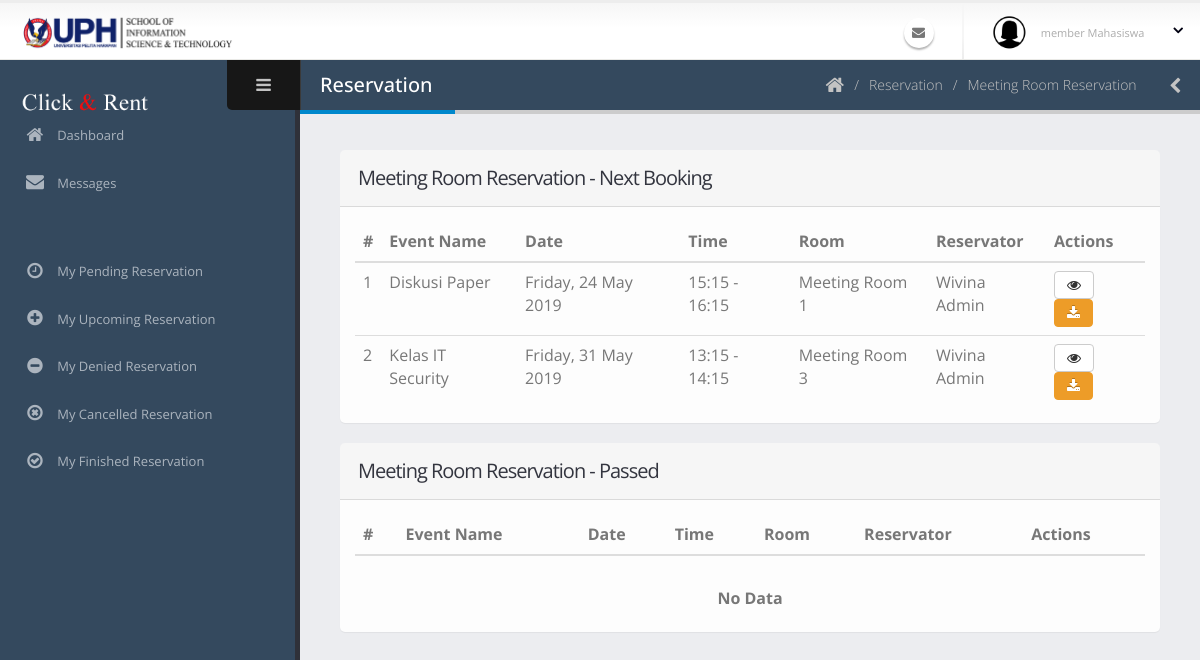
Page /admin/peminjamanAdminMeeting.php on the earlier database version.
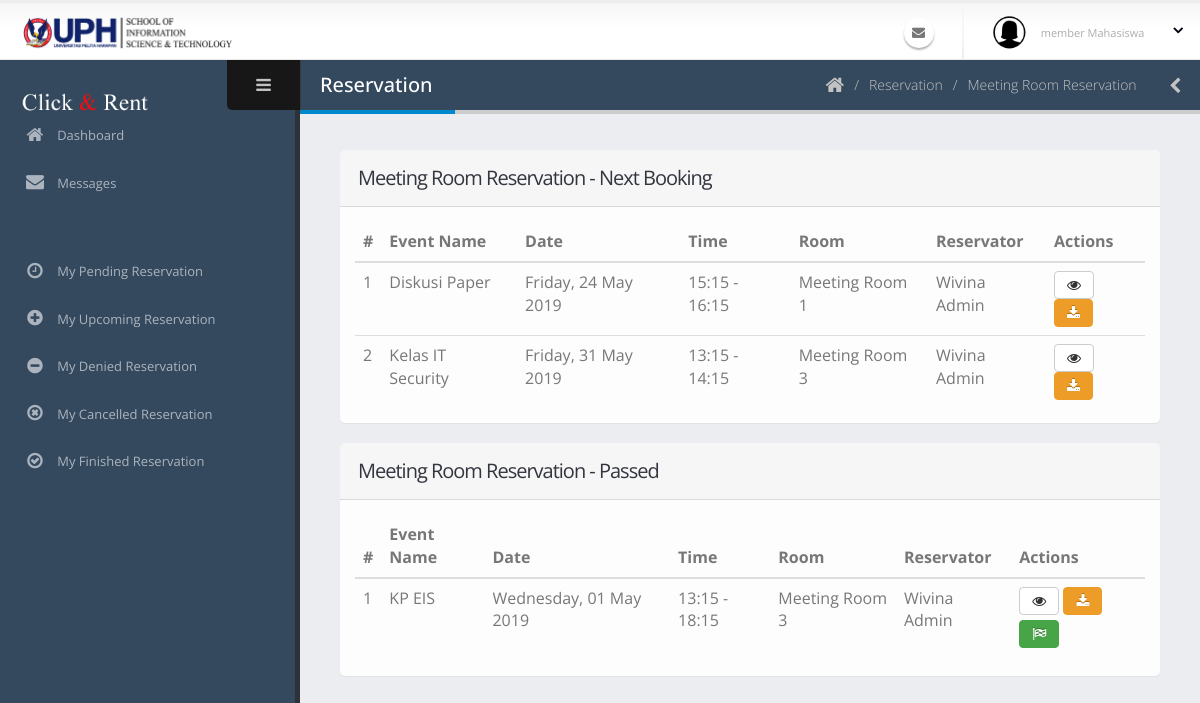
Same page on the later database version.
### tables this page shows
CREATE TABLE `peminjaman` (
  `id_peminjaman` varchar(40) NOT NULL COMMENT 'PJ-0',
  `tanggal_peminjaman` date NOT NULL,
  `id_ruangan` varchar(40) NOT NULL,
  `waktu_mulai` time NOT NULL,
  `waktu_selesai` time NOT NULL,
  `id_pengguna` varchar(40) NOT NULL,
  `acara` varchar(70) NOT NULL,
  `jumlah_peserta` int(11) NOT NULL,
  `id_kategoriAcara` int(11) NOT NULL,
  `deskripsi_acara` text NOT NULL,
  `status_peminjaman` int(11) NOT NULL COMMENT '0:TUNGGU APPROVE, 1:APPROVED, 3:SELESAI, 4:TIDAK APPROVE 5:DIBATALKAN 6:TIMEOUT',
  `user_add` varchar(40) NOT NULL,
  `waktu_add` datetime NOT NULL,
  `user_edit` varchar(40) NOT NULL,
  `waktu_edit` datetime NOT NULL,
  `user_delete` varchar(40) NOT NULL,
  `waktu_delete` datetime NOT NULL,
  `status_delete` int(11) NOT NULL
);

CREATE TABLE `ruangan` (
  `id_ruangan` varchar(40) NOT NULL COMMENT 'R-0',
  `nama_ruangan` varchar(60) NOT NULL,
  `jenis_ruangan` int(11) NOT NULL COMMENT '1:LABORATORY, 2: MEETING ROOM',
  `gedung_lantai` varchar(20) NOT NULL,
  `kapasitas` int(11) NOT NULL,
  `deskripsi` text NOT NULL,
  `user_add` varchar(40) NOT NULL,
  `waktu_add` datetime NOT NULL,
  `user_edit` varchar(40) NOT NULL,
  `waktu_edit` datetime NOT NULL,
  `user_delete` varchar(40) NOT NULL,
  `waktu_delete` datetime NOT NULL,
  `status_delete` int(11) NOT NULL
);

CREATE TABLE `pengguna` (
  `id_pengguna` varchar(40) NOT NULL COMMENT 'USER-0',
  `email` varchar(50) NOT NULL,
  `kata_sandi` text NOT NULL,
  `nama_lengkap` varchar(60) NOT NULL,
  `jenis_kelamin` char(1) NOT NULL,
  `tanggal_lahir` date NOT NULL,
  `alamat` text NOT NULL,
  `no_hp` varchar(20) NOT NULL,
  `tanggal_masuk` date NOT NULL,
  `status_pengguna` int(11) NOT NULL COMMENT '1: SUPER ADMIN, 2: ADMIN, 3: MEMBER DOSEN, 4:MEMBER MAHASISWA',
  `status_daftar` int(11) NOT NULL COMMENT '0 =TIDAK AKTIF, 1=MENUNGGU APPROVE, 2=AKTIF, 3=DITOLAK',
  `user_add` varchar(40) NOT NULL,
  `waktu_add` datetime NOT NULL,
  `user_edit` varchar(40) NOT NULL,
  `waktu_edit` datetime NOT NULL,
  `user_delete` varchar(40) NOT NULL,
  `waktu_delete` datetime NOT NULL,
  `status_delete` int(11) NOT NULL
);

### admin/peminjamanAdminMeeting.php (the view, shortened to what the changed rows need)
<?php include('../koneksi.php'); ?>
<?php include('req/head.php');?>
<?php include('req/header.php');?>
<?php include('req/leftbar.php');?>
	<section role="main" class="content-body">
		<header class="page-header">
			<h2>Reservation</h2>
		</header>
<section class="panel">
    <header class="panel-heading">
        <h2 class="panel-title">Meeting Room Reservation - Next Booking</h2>
    </header>
    <div class="panel-body">
        <div class="table-responsive">
            <table class="table table-hover mb-none">
                <thead>
                    <tr>
                        <th>#</th>
                        <th>Event Name</th>
                        <th>Date</th>
                        <th>Time</th>
                        <th>Room</th>
                        <th>Reservator</th>
                        <th>Actions</th>
                    </tr>
                </thead>
                <tbody>
                <?php
                        $query = mysqli_query($koneksi, "SELECT * FROM peminjaman join ruangan join pengguna join kategori_acara on kategori_acara.id_kategoriAcara = peminjaman.id_kategoriAcara AND ruangan.id_ruangan = peminjaman.id_ruangan AND pengguna.id_pengguna = peminjaman.id_pengguna WHERE ruangan.jenis_ruangan='2' AND peminjaman.tanggal_peminjaman>=curdate() AND status_peminjaman='1' AND id_peminjaman not in (select id_peminjaman from peminjaman where tanggal_peminjaman=curdate() and waktu_selesai<= curtime()) order by tanggal_peminjaman asc");
                        $no=0;
if(mysqli_num_rows($query)==0){
    ?>
    <td colspan="7" style="text-align:center"><br><b>No Data</b></td>
<?php
}else{
                        while($data=mysqli_fetch_array($query)){
                            $no++;
                            $time = $data['tanggal_peminjaman'];
                            $times = date("l, d F Y",strtotime($time));
                            $mulai = date("H:i",strtotime($data['waktu_mulai']));
                            $selesai = date("H:i",strtotime($data['waktu_selesai']));
                        ?>
                    <tr>
                        <td><?php echo $no ?></td>
                        <td><?php echo $data['acara'] ?></td>
                        <td><?php echo $times ?></td>
                        <td><?php echo $mulai . " - " . $selesai ?></td>
                        <td><?php echo $data['nama_ruangan'] ?></td>
                        <td><?php echo $data['nama_lengkap'] ?></td>
                        <td class=" actions-fade">
                        <a class="modal-with-form btn btn-default" data-toggle="tooltip" data-placement="top" title="Detail" href="#detailpinjamnya<?php echo $data['id_peminjaman'];?>"><i class="fa fa-eye"></i>
                        </a>
                            <a class="btn btn-warning" data-toggle="tooltip" data-placement="top" title="PDF" href="cetakPeminjamanAkanDatang.php?idpinjam=<?php echo $data['id_peminjaman'] ?>" target="_blank" ><i class='fa fa-download' ></i>
                            </a>
                        </td>
                    </tr>
                    <?php }} ?>
                </tbody>
            </table>
        </div>
    </div>
</section>
<section class="panel">
    <header class="panel-heading">
        <h2 class="panel-title">Meeting Room Reservation - Passed</h2>
    </header>
    <div class="panel-body">
        <div class="table-responsive">
            <table class="table table-hover mb-none">
                <thead>
                    <tr>
                        <th>#</th>
                        <th>Event Name</th>
                        <th>Date</th>
                        <th>Time</th>
                        <th>Room</th>
                        <th>Reservator</th>
                        <th>Actions</th>
                    </tr>
                </thead>
                <tbody>
                <?php
                        $query = mysqli_query($koneksi, "SELECT * FROM peminjaman join ruangan join pengguna join kategori_acara on kategori_acara.id_kategoriAcara = peminjaman.id_kategoriAcara AND ruangan.id_ruangan = peminjaman.id_ruangan AND pengguna.id_pengguna = peminjaman.id_pengguna WHERE ruangan.jenis_ruangan='2' AND status_peminjaman='1' AND id_peminjaman not in (select id_peminjaman from peminjaman where tanggal_peminjaman>=curdate()) or id_peminjaman in (select id_peminjaman from peminjaman where waktu_selesai<=curtime() and tanggal_peminjaman=curdate()) and status_peminjaman='1'  order by tanggal_peminjaman desc");
                        $no=0;
if(mysqli_num_rows($query)==0){
    ?>
    <td colspan="7" style="text-align:center"><br><b>No Data</b></td>
<?php
}else{
                        while($data=mysqli_fetch_array($query)){
                            $no++;
                            $time = $data['tanggal_peminjaman'];
                            $times = date("l, d F Y",strtotime($time));
                            $mulai = date("H:i",strtotime($data['waktu_mulai']));
                            $selesai = date("H:i",strtotime($data['waktu_selesai']));
                        ?>
                    <tr>
                        <td><?php echo $no ?></td>
                        <td><?php echo $data['acara'] ?></td>
                        <td><?php echo $times ?></td>
                        <td><?php echo $mulai . " - " . $selesai ?></td>
                        <td><?php echo $data['nama_ruangan'] ?></td>
                        <td><?php echo $data['nama_lengkap'] ?></td>
                        <td class=" actions-fade">
                        <a class="modal-with-form btn btn-default" data-toggle="tooltip" data-placement="top" title="Detail" href="#detailpinjamnya<?php echo $data['id_peminjaman'];?>"><i class="fa fa-eye"></i>
                        </a>
                            <a class="btn btn-warning" data-toggle="tooltip" data-placement="top" title="PDF" href="cetakPeminjamanAkanDatang.php?idpinjam=<?php echo $data['id_peminjaman'] ?>" target="_blank" ><i class='fa fa-download' ></i>
                            </a>
                            <a class="btn btn-success mb-xs mt-xs mr-xs modal-sizes"data-toggle="tooltip" data-placement="top" title="Finish" href="#selesaikan<?php echo $data['id_peminjaman'];?>"><i class='fa fa-flag-checkered'></i></a>
                        </td>
                    </tr>
                    <?php }} ?>
                </tbody>
            </table>
        </div>
    </div>
</section>
<?php include('req/endtitle.php');?>
<?php include('req/script.php');?>

Differences in the rows shown:
added peminjaman: acara "KP EIS", tanggal_peminjaman "Wednesday, 01 May 2019", waktu_mulai "13:15", waktu_selesai "18:15", id_ruangan.nama_ruangan "Meeting Room 3", id_pengguna.nama_lengkap "Wivina Admin", shown under "Meeting Room Reservation - Passed"
Other differences:
text no longer shown: "No Data"
